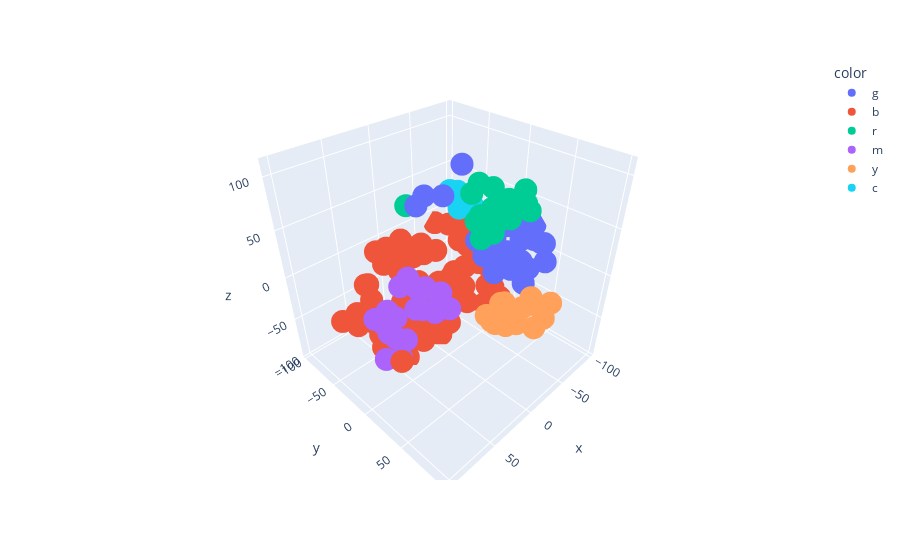

Notebook code cell kept with this figure:
### Code cell
# 6 clusters
agnes6 = AgglomerativeClustering(n_clusters=6, linkage='average').fit(X_selected)

# plotagem usando t-sne 
X_embedded  = TSNE(n_components=3, perplexity=10,random_state=24).fit_transform( X_selected )

fig = px.scatter_3d(x=X_embedded [:,0],y=X_embedded [:,1],z=X_embedded [:,2],color=colors[agnes6.labels_])
fig.show()

### Figure 1 — Plotly figure (JSON) as saved in the notebook; plotly's stock layout.template omitted (floating-point values rounded to 4 significant figures)
{"data": [{"hovertemplate": "color=g<br>x=%{x}<br>y=%{y}<br>z=%{z}<extra></extra>", "legendgroup": "g", "marker": {"color": "#636efa", "symbol": "circle"}, "mode": "markers", "name": "g", "scene": "scene", "showlegend": true, "type": "scatter3d", "x": [-12.3, -62.19, -58.23, -97.3, -28.65, -86.02, -74.62, -61.18, -21.39, -28.58, -60.11, -47.36, -15.89, -98.74, 31.4, -69.2, -70.29, -27.51, -97.04, 17.32, -3.157, -59.7, -77.42, -62.29, -51.33, -27.42, -55.23], "y": [29.78, 5.762, 3.948, 21.01, -13.55, 41.63, 33.94, 39.49, 34.69, 39.09, 17.6, 3.718, 17.54, 29.68, -6.615, 40.76, 24.84, 28.45, 5.687, -12.42, -11.17, 24.22, 50.5, 33.65, 39.19, 23.9, 20.26], "z": [30.67, 31.22, 46.72, 23.06, 96.92, 15.68, -11.5, -19.41, 10.93, 24.36, 7.314, 35.78, 39.35, 5.727, 82.01, 27.2, 34.38, 42.37, 6.718, 83.71, 76.89, -9.873, 3.082, 3.12, 34.22, 23.8, 39.21]}, {"hovertemplate": "color=b<br>x=%{x}<br>y=%{y}<br>z=%{z}<extra></extra>", "legendgroup": "b", "marker": {"color": "#EF553B", "symbol": "circle"}, "mode": "markers", "name": "b", "scene": "scene", "showlegend": true, "type": "scatter3d", "x": [18.02, 15.5, 78.29, -63.14, 19.25, -61.92, 87.31, 39.69, -68.14, -15.19, -28.88, -26.72, -17.83, -3.669, -58.43, 47.08, -75.7, 101.5, -67.81, -38.43, 56.11, 53.55, -75.88, 28.4, 44.63, 23.9, -78.47, 26.18, 8.298, 3.704, -9.36, -42.38, 39.8, -15.13, 54.52, 26.18, 51.75, 4.732, -74.25, 29.59, 24.71, 36.17, -70.93, 13.52, 0.2645, -9.125, 10.1, 23.9, 23.64, -26.72, -19.14, -73.1, -34.36, -1.506, -77.49, 60.69, 51.96, -30.05, -29.68, -23.92, -71.67, -9.603, -4.608, 67.49, -72.78, 9.082], "y": [-50.79, -48.8, -39.61, -48.44, -27.69, -63.18, -50.67, -56.06, -51.41, -41.91, -44.73, -26.7, -35.0, -55.2, -5.341, -19.79, 0.9674, 51.43, -2.846, -16.78, -35.98, -57.99, -48.41, -40.79, -67.47, -61.11, -46.29, -9.435, -61.03, -58.03, -57.19, -15.95, -30.8, -30.36, -44.3, -63.9, -53.13, -32.64, -97.64, -48.09, -22.06, -22.61, 12.81, -18.61, -42.66, -22.0, -44.45, -31.96, -24.73, -26.88, -38.1, -15.51, -16.77, -45.41, -13.17, -28.69, -43.83, -9.782, -27.24, -17.19, -27.46, -28.05, -39.83, -56.51, -34.09, -52.46], "z": [-9.86, 24.56, -36.01, -9.775, 17.45, 4.024, -32.15, 19.26, 8.784, -93.51, -86.95, -89.1, -77.92, -72.23, -68.64, -75.08, -66.25, 0.2151, -50.34, -16.19, -32.24, -12.41, -21.85, 23.24, -21.66, 13.81, -6.061, -68.81, -60.03, -44.23, -53.82, -62.98, -58.46, -30.63, -52.77, -5.029, -28.67, 22.59, -13.27, 6.819, 32.31, -93.77, -73.78, -64.35, -64.64, -91.65, -50.65, -68.18, -54.34, -66.85, -57.81, -57.61, -45.87, -30.61, -43.16, -67.81, -66.75, -32.68, -30.0, -15.37, -32.79, 11.06, 4.148, -38.02, -16.57, 3.438]}, {"hovertemplate": "color=r<br>x=%{x}<br>y=%{y}<br>z=%{z}<extra></extra>", "legendgroup": "r", "marker": {"color": "#00cc96", "symbol": "circle"}, "mode": "markers", "name": "r", "scene": "scene", "showlegend": true, "type": "scatter3d", "x": [14.56, 6.374, 16.35, 3.235, -10.01, -21.08, -2.291, -22.67, 11.26, 8.674, -31.68, -3.071, -22.85, -23.1, -25.37, -13.46], "y": [43.06, 51.31, 39.41, 34.8, 70.39, -82.74, 62.66, 65.45, 57.67, 43.83, 53.01, 48.32, 27.6, 14.26, 45.03, 51.24], "z": [81.14, 109.4, 104.0, 106.3, 97.46, 33.84, 84.44, 84.49, 75.5, 63.49, 94.91, 73.8, 72.22, 59.98, 80.4, 92.63]}, {"hovertemplate": "color=m<br>x=%{x}<br>y=%{y}<br>z=%{z}<extra></extra>", "legendgroup": "m", "marker": {"color": "#ab63fa", "symbol": "circle"}, "mode": "markers", "name": "m", "scene": "scene", "showlegend": true, "type": "scatter3d", "x": [61.18, 50.76, 24.91, 78.25, 53.12, 84.67, 75.16, 71.46, 35.48, 31.73, 40.99, 70.73, 76.16, 41.1, 79.14, 92.31, 62.95, 23.75, 92.26], "y": [14.26, 12.64, 25.22, 20.84, 12.92, 15.23, -4.464, 6.673, 5.646, 21.17, 23.6, 19.6, 3.767, 7.576, 18.73, 18.75, 5.784, 10.06, 8.579], "z": [36.86, 20.4, -9.308, -34.26, -0.4326, -5.67, -13.98, -25.38, 8.979, 9.815, -4.828, -19.44, 5.654, -11.03, 9.355, -27.54, 24.88, -1.387, 9.533]}, {"hovertemplate": "color=y<br>x=%{x}<br>y=%{y}<br>z=%{z}<extra></extra>", "legendgroup": "y", "marker": {"color": "#FFA15A", "symbol": "circle"}, "mode": "markers", "name": "y", "scene": "scene", "showlegend": true, "type": "scatter3d", "x": [-8.512, 11.24, 21.87, 30.16, 20.45, 2.992, 24.6, -13.92, 13.62, 28.07, 38.7, -23.59, -8.484, -8.391], "y": [84.97, 91.17, 84.44, 71.03, 68.74, 77.84, 83.56, 79.31, 71.71, 98.66, 87.07, 94.61, 98.88, 91.15], "z": [17.8, 22.58, 6.425, 13.82, 0.7215, 0.835, 30.54, 4.23, 16.97, 21.1, 20.61, 8.996, 4.463, -10.72]}, {"hovertemplate": "color=c<br>x=%{x}<br>y=%{y}<br>z=%{z}<extra></extra>", "legendgroup": "c", "marker": {"color": "#19d3f3", "symbol": "circle"}, "mode": "markers", "name": "c", "scene": "scene", "showlegend": true, "type": "scatter3d", "x": [-61.85, -38.25, -44.67, -44.98, -44.42, -32.59, -55.22, -67.18], "y": [-48.45, -31.81, -44.26, -13.82, -31.41, -6.556, -29.63, -55.64], "z": [33.31, 60.26, 55.75, 49.84, 41.82, 56.77, 51.53, 43.07]}], "layout": {"legend": {"title": {"text": "color"}, "tracegroupgap": 0}, "margin": {"t": 60}, "scene": {"domain": {"x": [0, 1], "y": [0, 1]}, "xaxis": {"title": {"text": "x"}}, "yaxis": {"title": {"text": "y"}}, "zaxis": {"title": {"text": "z"}}}}}
